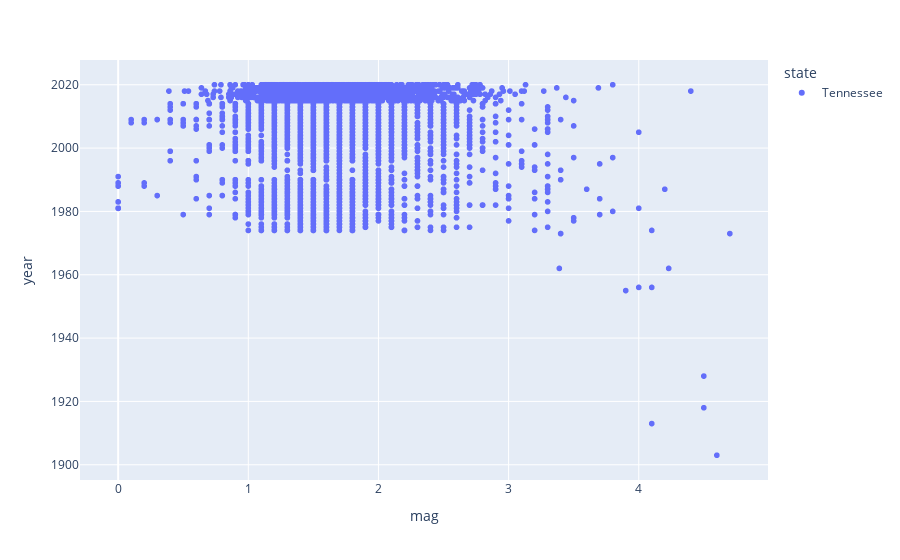

Notebook code cell kept with this figure:
### Code cell
# time line
fig = px.scatter(tn_earthquake, x= 'mag', y='year', color="state")
fig.show()

### Figure 1 — Plotly figure (JSON) as saved in the notebook; plotly's stock layout.template omitted (floating-point values rounded to 4 significant figures; data arrays with more than 128 entries replaced by an {"elided": "..."} marker saying what was removed)
{"data": [{"hovertemplate": "state=Tennessee<br>mag=%{x}<br>year=%{y}<extra></extra>", "legendgroup": "Tennessee", "marker": {"color": "#636efa", "symbol": "circle"}, "mode": "markers", "name": "Tennessee", "showlegend": true, "type": "scattergl", "x": {"elided": "4755 float values"}, "xaxis": "x", "y": {"elided": "4755 int values"}, "yaxis": "y"}], "layout": {"legend": {"title": {"text": "state"}, "tracegroupgap": 0}, "margin": {"t": 60}, "xaxis": {"anchor": "y", "domain": [0, 1], "title": {"text": "mag"}}, "yaxis": {"anchor": "x", "domain": [0, 1], "title": {"text": "year"}}}}
